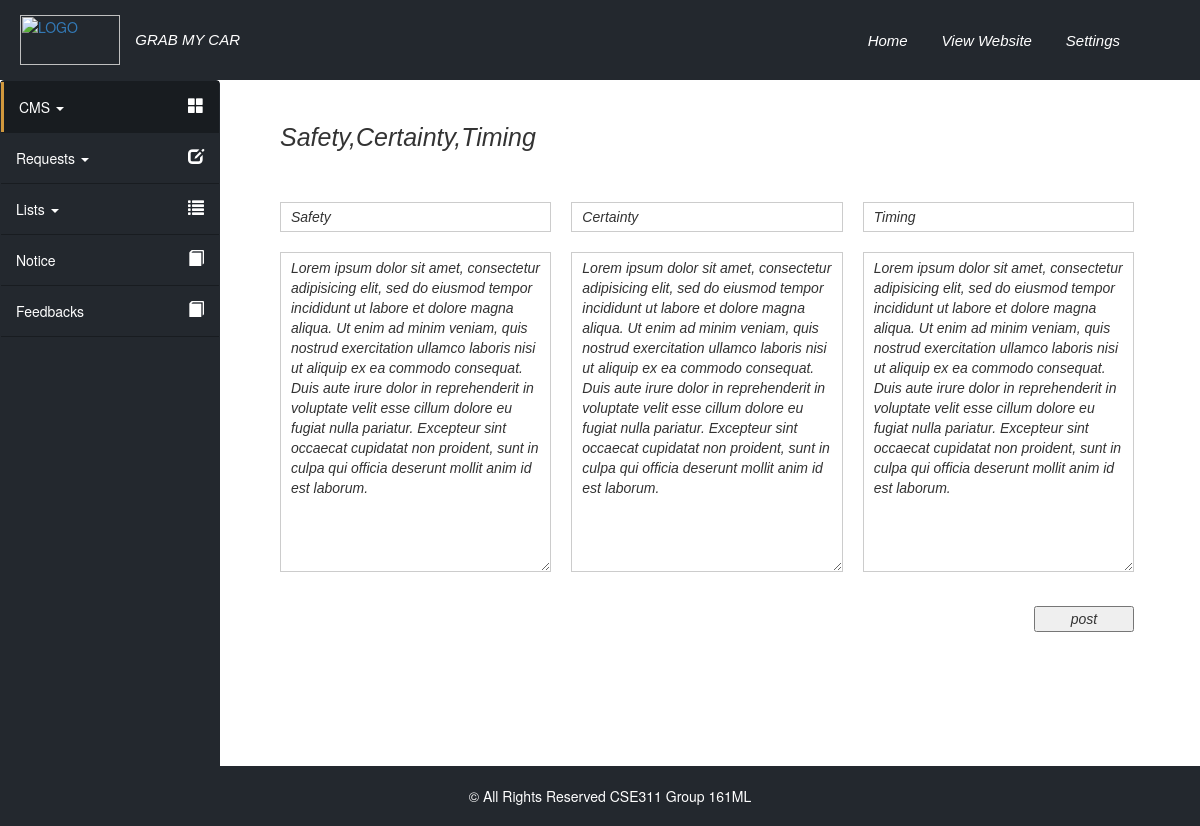
The page /index.php/admin/safety_certainty_timing on the database its author committed.
### tables this page shows
CREATE TABLE IF NOT EXISTS `cms_sct_content` (
  `key_id` int(11) NOT NULL,
  `title1` text NOT NULL,
  `content1` text NOT NULL,
  `title2` text NOT NULL,
  `content2` text NOT NULL,
  `title3` text NOT NULL,
  `content3` text NOT NULL
);

### application/controllers/Admin.php (called while the page is built, shortened)
<?php
class Admin extends CI_Controller {
	public function __construct()
	{
		$this->load->model('cms_model',"cms_m");
		$this->load->model('admin_model',"admin_m");
	}
	public function safety_certainty_timing()
	{
		$data['admin_content_view_name']='admin/cms/safety-certainty-timing';
		$this->load->view('admin/cms/admin_structure', $data);
	}
}

### index.php (called while the page is built, shortened)
<?php
require_once BASEPATH.'core/CodeIgniter.php';

### application/models/cms_model.php (called while the page is built, shortened)
<?php
class cms_model extends CI_Model {
        public function get_cms_sct_content_table()
        {
            $query = $this->db->get('cms_sct_content');
            return $query->result();
        }
}

### application/views/admin/cms/safety-certainty-timing.php (the view, shortened to what this page needs)
<div id="right-container">
	<?php foreach ($this->cms_m->get_cms_sct_content_table() as $row)
	{
	?>
	<h2><?php echo $row->title1.','.$row->title2.','.$row->title3;?></h2>
	<form class="safety-certainty-timing" method="post" action="<?php echo site_url('Admin/update_safety_certainty_timing/'.$row->key_id);?>">
		<div class="safety-certainty-timing-textarea"><input type="text" name="title1" value="<?php echo $row->title1;?>"><textarea name="content1"><?php echo $row->content1;?></textarea></div>
		<div class="safety-certainty-timing-textarea"><input type="text" name="title2" value="<?php echo $row->title2;?>"><textarea name="content2"><?php echo $row->content2;?></textarea></div>
		<div class="safety-certainty-timing-textarea"><input type="text" name="title3" value="<?php echo $row->title3;?>"><textarea name="content3"><?php echo $row->content3;?></textarea></div>
		<input type="submit" class="custom-button safety-certainty-timing-button" value="post">
	</form>
	<?php } ?>
</div>

### css/custom-style-admin.css (style rules this page uses)
body { margin: 0; padding: 0; }
#right-container { width: calc(100% - 220px); min-height: 576px; height: auto; float: right; padding-left: 5%; padding-top: 2%; margin-top: 80px; font-family: Georgia,sans-serif; font-style: italic; }
#right-container h2 { font-size: 25px; margin-bottom: 50px; text-transform: capitalize; }
.custom-button { margin-top: -7px; float: right; }
form.safety-certainty-timing { float: left; width: 95%; height: auto; position: relative; }
div.safety-certainty-timing-textarea { float: left; width: calc(33.3333333333333% - 20px); height: 450px; margin-right: 20px; overflow: hidden; }
div.safety-certainty-timing-textarea input { width: 100%; height: 30px; margin-bottom: 20px; padding: 5px 10px; border: 1px solid #ccc; }
div.safety-certainty-timing-textarea textarea { width: 100%; height: 320px; padding: 5px 10px; border: 1px solid #ccc; }
.safety-certainty-timing-button { position: absolute; bottom: 20px; right: 20px; width: 100px; }

### rows shown on the page
cms_sct_content: title1 "Safety", title2 "Certainty", title3 "Timing", content1 "Lorem ipsum dolor sit amet, consectetur adipisicing elit, sed do eiusmod tempor incididunt ut labore et dolore magna aliqua. Ut enim ad minim veniam, quis nostrud exercitation ullamco laboris nisi ut aliquip ex ea commodo consequat. Duis aute irure dolor in reprehenderit in voluptate velit esse cillum dolore eu fugiat nulla pariatur. Excepteur sint occaecat cupidatat non proident, sunt in culpa qui officia deserunt mollit anim id est laborum.", content2 "Lorem ipsum dolor sit amet, consectetur adipisicing elit, sed do eiusmod tempor incididunt ut labore et dolore magna aliqua. Ut enim ad minim veniam, quis nostrud exercitation ullamco laboris nisi ut aliquip ex ea commodo consequat. Duis aute irure dolor in reprehenderit in voluptate velit esse cillum dolore eu fugiat nulla pariatur. Excepteur sint occaecat cupidatat non proident, sunt in culpa qui officia deserunt mollit anim id est laborum.", content3 "Lorem ipsum dolor sit amet, consectetur adipisicing elit, sed do eiusmod tempor incididunt ut labore et dolore magna aliqua. Ut enim ad minim veniam, quis nostrud exercitation ullamco laboris nisi ut aliquip ex ea commodo consequat. Duis aute irure dolor in reprehenderit in voluptate velit esse cillum dolore eu fugiat nulla pariatur. Excepteur sint occaecat cupidatat non proident, sunt in culpa qui officia deserunt mollit anim id est laborum."
